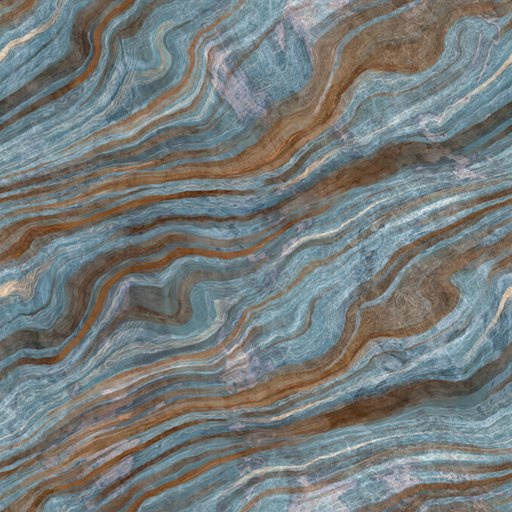
#> input picture assets/tex/lv01.jpg, 512 x 512 px, found by its file name; its folder holds only this picture in this run
$ python build_textures.py
#> lines starting #> are read from the running program, lines starting #| are printed output that depends on the picture
"""
NASA-punk material pass.

Substrate  : painted cream / off-white hardware (#ECE5D6 family)
Structure  : panel seams, rivets, cut plates
Functional : black/white hazard diagonals, checkerboard, grilles, vents
Labels     : small uppercase stencil text (real, legible at texture scale)
Identity   : ONE vivid accent per specimen
Wear       : scratches + faint grime from the downloaded scans

Emits per level:  <lv>_a.jpg albedo
"""
import os, math, random
import numpy as np
from PIL import Image, ImageDraw, ImageFilter, ImageFont

SRC = "assets/tex"
DST = "assets/tex/final"
os.makedirs(DST, exist_ok=True)
TW, TH = 1024, 512

CREAM = "#ECE5D6"

SPECS = [
    dict(id="lv01", base="#E6DFCE", accent="#4C5A68", pat="hexplate", code="P/L 01",  label="BOLT"),
    dict(id="lv02", base="#EFE9DC", accent="#2F6E75", pat="grille",   code="STOW 84S", label="SENSOR"),
    dict(id="lv03", base="#E8E1D0", accent="#D2A85E", pat="cells",    code="REF 12-4", label="BATTERY"),
    dict(id="lv04", base="#F0EADD", accent="#8A8578", pat="rings",    code="GYR-A",    label="GYRO"),
    dict(id="lv05", base="#E2DBC8", accent="#7A7F4E", pat="bands",    code="TANK 5",   label="CANISTER"),
    dict(id="lv06", base="#DCD5C2", accent="#A8432F", pat="nozzle",   code="NO STEP",  label="THRUSTER"),
    dict(id="lv07", base="#EDE7D9", accent="#2B4A7A", pat="radial",   code="ANT 7",    label="ANTENNA"),
    dict(id="lv08", base="#E6DFCE", accent="#C8792B", pat="panelgrid",code="F/T 08",   label="FUEL TANK"),
    dict(id="lv09", base="#E9E3D4", accent="#2F6E75", pat="seams",    code="SM-09",    label="SERVICE MOD"),
    dict(id="lv10", base="#F1EBDE", accent="#D63A2C", pat="tiles",    code="CM-10",    label="COMMAND MOD"),
    dict(id="lv11", base="#F2ECE0", accent="#D63A2C", pat="livery",   code="LV-11",    label="LAUNCH VEH"),
]

def hex2rgb(h):
    h = h.lstrip("#")
    return tuple(int(h[i:i + 2], 16) for i in (0, 2, 4))

def mix(a, b, t):
    return tuple(int(round(a[i] + (b[i] - a[i]) * t)) for i in range(3))

INK = (42, 42, 42)
INK_L = (110, 105, 96)

try:
    FONT = ImageFont.load_default()
except Exception:
    FONT = None

def label(d, x, y, text, fill=INK, anchor="la"):
    """small uppercase stencil mark"""
    if FONT:
        d.text((x, y), text.upper(), font=FONT, fill=fill, anchor=anchor)

def rivet(d, x, y, r=3, tone=(197, 191, 175)):
    d.ellipse([x - r, y - r, x + r, y + r], fill=tone, outline=(150, 145, 132))
    d.ellipse([x - r + 1, y - r + 1, x + r - 2, y + r - 2], fill=mix(tone, (255, 255, 255), .45))

def hazard_band(d, x0, y0, w, h, c1=(28, 28, 28), c2=(240, 238, 230), step=14):
    """black/white diagonal warning stripes"""
    d.rectangle([x0, y0, x0 + w, y0 + h], fill=c2)
    d.save if False else None
    # clip manually by drawing diagonals inside the band
    n = int((w + h) / step) + 2
    for i in range(-1, n):
        xs = x0 + i * step
        poly = [(xs, y0 + h), (xs + step / 2, y0 + h), (xs + step / 2 + h, y0), (xs + h, y0)]
        poly = [(min(max(px, x0), x0 + w), min(max(py, y0), y0 + h)) for px, py in poly]
        d.polygon(poly, fill=c1)
    d.rectangle([x0, y0, x0 + w, y0 + h], outline=(90, 86, 78))

def checker(d, x0, y0, w, h, cell=16, c1=(28, 28, 28), c2=(242, 240, 232)):
    d.rectangle([x0, y0, x0 + w, y0 + h], fill=c2)
    for j, yy in enumerate(range(int(y0), int(y0 + h), cell)):
        for i, xx in enumerate(range(int(x0), int(x0 + w), cell)):
            if (i + j) % 2 == 0:
                d.rectangle([xx, yy, min(xx + cell, x0 + w), min(yy + cell, y0 + h)], fill=c1)

def scratches(d, rnd, n, w, h, tone):
    for _ in range(n):
        x, y = rnd.uniform(0, w), rnd.uniform(0, h)
        a = rnd.uniform(0, math.tau)
        L = rnd.uniform(20, 150)
        d.line([(x, y), (x + math.cos(a) * L, y + math.sin(a) * L)],
               fill=tone, width=1)

# ── pattern layer: returns (art RGB, accent-mask RGB) ────────────────
def make_pattern(kind, seed, base, accent, code):
#> called with kind = 'hexplate', seed = 48920, base = '#E6DFCE', accent = '#4C5A68', code = 'P/L 01'
    rnd = random.Random(seed)
    art = Image.new("RGB", (TW, TH), base)
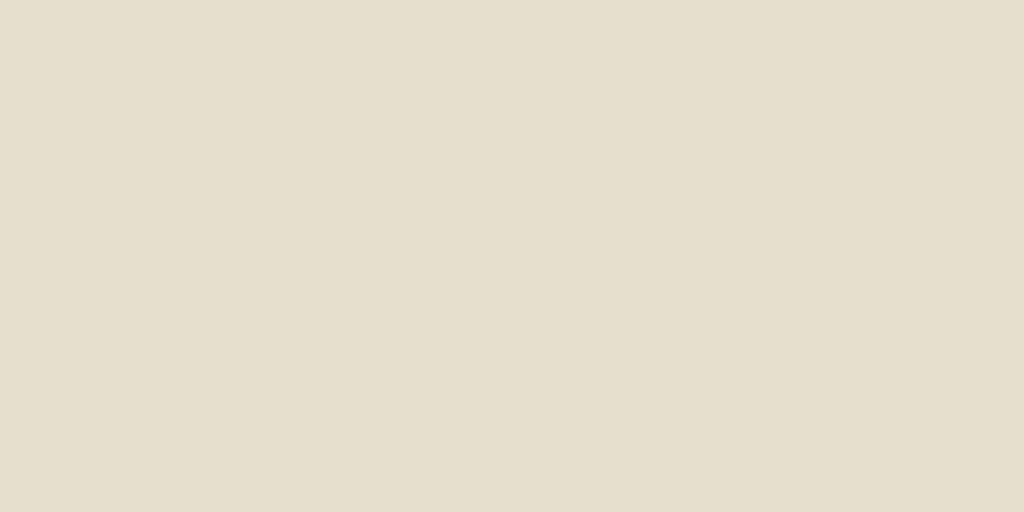
#> art: PIL image 1024x512 RGB; mean R, G, B 230, 223, 206
    acc = Image.new("RGB", (TW, TH), (0, 0, 0))
#> acc: PIL image 1024x512 RGB; every value is 0
    d = ImageDraw.Draw(art)
    da = ImageDraw.Draw(acc)
    A = hex2rgb(accent)
    B = hex2rgb(base)
    shade = lambda f: mix(B, (255, 255, 255) if f > 0 else (0, 0, 0), abs(f) * .5)

    if kind == "hexplate":
        s = 96
        h = s * math.sqrt(3) / 2
        for row in range(-1, int(TH / h) + 2):
            for col in range(-1, int(TW / (s * 1.5)) + 2):
                cx = col * s * 1.5
                cy = row * h + (h / 2 if col % 2 else 0)
                pts = [(cx + s * .52 * math.cos(a), cy + s * .52 * math.sin(a))
                       for a in [math.radians(60 * i) for i in range(6)]]
                d.polygon(pts, fill=shade(rnd.uniform(-.10, .10)), outline=INK_L)
                rivet(d, cx, cy, 4)
        d.rectangle([24, TH - 84, 24 + 190, TH - 40], fill=A)
        label(d, 34, TH - 62, code, (255, 255, 255), "lm")
        label(d, 34, TH - 30, "TORQUE 42 N·m", INK_L, "lm")

    elif kind == "grille":
        for y in range(20, TH - 20, 22):
            d.rectangle([18, y, TW - 18, y + 12], fill=shade(-.28))
            d.rectangle([18, y, TW - 18, y + 12], outline=(120, 116, 106))
        d.rectangle([18, 20, TW - 18, TH - 20], outline=INK_L, width=2)
        for x in range(40, TW - 40, 128):
            rivet(d, x, 32, 3); rivet(d, x, TH - 32, 3)
        d.rectangle([TW - 300, 34, TW - 40, 86], fill=(242, 240, 232), outline=INK_L)
        label(d, TW - 288, 60, code, INK, "lm")
        d.rectangle([40, TH - 96, 40 + 250, TH - 40], fill=A)
        label(d, 52, TH - 68, "THIS SIDE UP", (255, 255, 255), "lm")

    elif kind == "cells":
        for i in range(6):
            x = 30 + i * 165
            d.rectangle([x, 60, x + 130, TH - 60], fill=shade(rnd.uniform(-.06, .10)), outline=INK_L)
            d.rectangle([x + 14, 74, x + 116, TH - 74], outline=(140, 136, 126))
            for k in range(3):
                rivet(d, x + 20 + k * 45, TH - 46, 3)
        hazard_band(d, 30, 22, 300, 26)
        d.rectangle([TW - 260, TH - 92, TW - 40, TH - 40], fill=A)
        label(d, TW - 248, TH - 66, code, (255, 255, 255), "lm")
        label(d, TW - 248, 60, "24V DC", INK_L, "lm")

    elif kind == "rings":
        cx, cy = TW / 2, TH / 2
        for r in range(30, 330, 34):
            d.ellipse([cx - r, cy - r * .58, cx + r, cy + r * .58],
                      outline=INK_L, width=2)
            for a in range(0, 360, 30):
                px = cx + math.cos(math.radians(a)) * r
                py = cy + math.sin(math.radians(a)) * r * .58
                if 0 < px < TW and 0 < py < TH: rivet(d, px, py, 2)
        d.ellipse([cx - 26, cy - 15, cx + 26, cy + 15], fill=A)
        label(d, 36, TH - 40, code, INK, "lm")
        label(d, 36, 30, "SPIN AXIS", INK_L, "lm")

    elif kind == "bands":
        for i, y in enumerate(range(0, TH, 86)):
            d.rectangle([0, y, TW, y + 4], fill=INK_L)
        for i in range(4):
            d.rectangle([60 + i * 250, 120, 60 + i * 250 + 150, 300],
                        fill=shade(-.05), outline=INK_L)
            rivet(d, 60 + i * 250 + 12, 132, 3)
            rivet(d, 60 + i * 250 + 138, 288, 3)
        d.rectangle([0, TH - 70, TW, TH - 30], fill=A)
        label(d, 24, TH - 50, code + "   ·   CAPACITY 12 400 L   ·   " + code, (255, 255, 255), "lm")

    elif kind == "nozzle":
        cx, cy = TW / 2, TH / 2
        for r in range(24, 300, 20):
            d.ellipse([cx - r, cy - r * .62, cx + r, cy + r * .62], outline=INK_L, width=3)
        for a in range(0, 360, 10):
            x1 = cx + math.cos(math.radians(a)) * 60
            y1 = cy + math.sin(math.radians(a)) * 37
            x2 = cx + math.cos(math.radians(a)) * 290
            y2 = cy + math.sin(math.radians(a)) * 180
            if 0 < y2 < TH: d.line([(x1, y1), (x2, y2)], fill=(140, 136, 126), width=1)
        d.ellipse([cx - 60, cy - 37, cx + 60, cy + 37], fill=A)
        hazard_band(d, 20, TH - 60, 420, 28)
        label(d, TW - 40, 34, code, INK, "ra")

    elif kind == "radial":
        cx, cy = TW / 2, TH / 2
        for i in range(48):
            a = i * math.tau / 48
            d.line([(cx + math.cos(a) * 40, cy + math.sin(a) * 40),
                    (cx + math.cos(a) * TW * .8, cy + math.sin(a) * TH * .95)],
                   fill=(150, 146, 136), width=4)
        for r in (70, 150, 230):
            d.ellipse([cx - r, cy - r * .6, cx + r, cy + r * .6], outline=INK_L, width=2)
        d.ellipse([cx - 34, cy - 20, cx + 34, cy + 20], fill=A)
        label(d, 30, 30, code, INK, "la")
        label(d, 30, TH - 34, "GAIN 42 dB", INK_L, "la")

    elif kind == "panelgrid":
        for x in range(0, TW, 128):
            d.line([(x, 0), (x, TH)], fill=INK_L, width=3)
            for y in range(24, TH, 64): rivet(d, x + 12, y, 3)
        for y in range(0, TH, 128):
            d.line([(0, y), (TW, y)], fill=INK_L, width=3)
        checker(d, 128, 128, 128, 64, 16)
        checker(d, TW - 256, TH - 192, 128, 64, 16)
        d.rectangle([0, TH - 56, TW, TH - 20], fill=A)
        label(d, 20, TH - 38, code + "  ·  PRESSURIZED  ·  NO STEP", (255, 255, 255), "lm")

    elif kind == "seams":
        for x in range(0, TW, 170):
            d.rectangle([x, 0, x + 6, TH], fill=INK_L)
            for y in range(30, TH - 20, 56): rivet(d, x + 20, y, 3)
        for y in range(70, TH, 110):
            for x in range(40, TW, 170):
                for k in range(6):
                    d.ellipse([x + k * 12, y, x + k * 12 + 7, y + 7], fill=(140, 136, 126))
        d.rectangle([40, 26, 40 + 200, 76], fill=A)
        label(d, 52, 51, code, (255, 255, 255), "lm")
        label(d, 40, TH - 34, "ACCESS PANEL", INK_L, "la")

    elif kind == "tiles":
        for j, y in enumerate(range(0, TH, 32)):
            for i, x in enumerate(range(0, TW, 32)):
                v = rnd.uniform(-.16, .16)
                d.rectangle([x + 1, y + 1, x + 30, y + 30], fill=shade(v), outline=(160, 156, 146))
        hazard_band(d, 0, TH - 54, TW, 30, step=18)
        d.rectangle([TW // 2 - 150, 26, TW // 2 + 150, 96], fill=A)
        label(d, TW // 2, 61, code, (255, 255, 255), "mm")

    elif kind == "livery":
        d.rectangle([0, 96, TW, 108], fill=INK)
        d.rectangle([0, 116, TW, 124], fill=A)
        checker(d, 0, 150, 320, 44, 22)
        checker(d, TW - 320, TH - 210, 320, 44, 22)
        d.rectangle([60, 200, 60 + 380, 300], fill=A)
        label(d, 250, 250, code, (255, 255, 255), "mm")
        label(d, 40, 60, "LAUNCH VEHICLE  ·  STAGE 1", INK, "la")
        label(d, TW - 40, TH - 40, "THIS SIDE UP  ·  NO STEP", INK, "ra")
        hazard_band(d, TW - 240, 24, 216, 26, step=13)

    # universal wear + panel borders
    scratches(d, rnd, 90, TW, TH, (150, 146, 136))
    scratches(d, rnd, 40, TW, TH, (250, 248, 242))
    d.rectangle([0, 0, TW - 1, TH - 1], outline=INK_L, width=3)
    return art, acc

# ── build ───────────────────────────────────────────────────────────
def build(spec):
    lid = spec["id"]
    rnd = random.Random(abs(hash(lid)) % 99991)

    art, acc = make_pattern(spec["pat"], abs(hash(lid)) % 99991, spec["base"], spec["accent"], spec["code"])
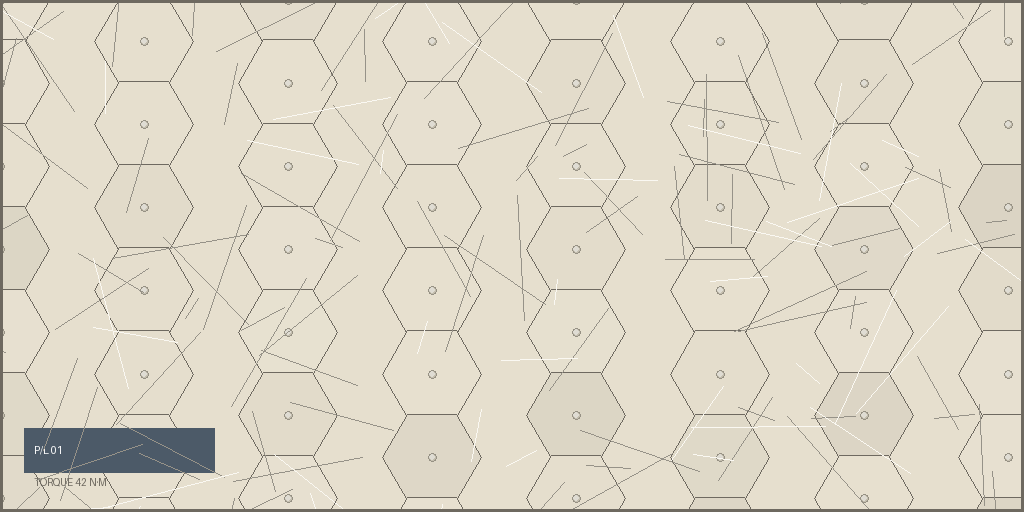
#> art: PIL image 1024x512 RGB; mean R, G, B 221.4, 215, 199.1

    a = np.asarray(art, dtype=np.float32) / 255.0

    # faint grime / surface noise from the downloaded scans (keeps the
    # photographic substrate that real hardware photos provide)
    src = os.path.join(SRC, lid + ".jpg")
    if os.path.exists(src):
        lum = np.asarray(Image.open(src).convert("L").resize((TW, TH), Image.LANCZOS),
                         dtype=np.float32) / 255.0
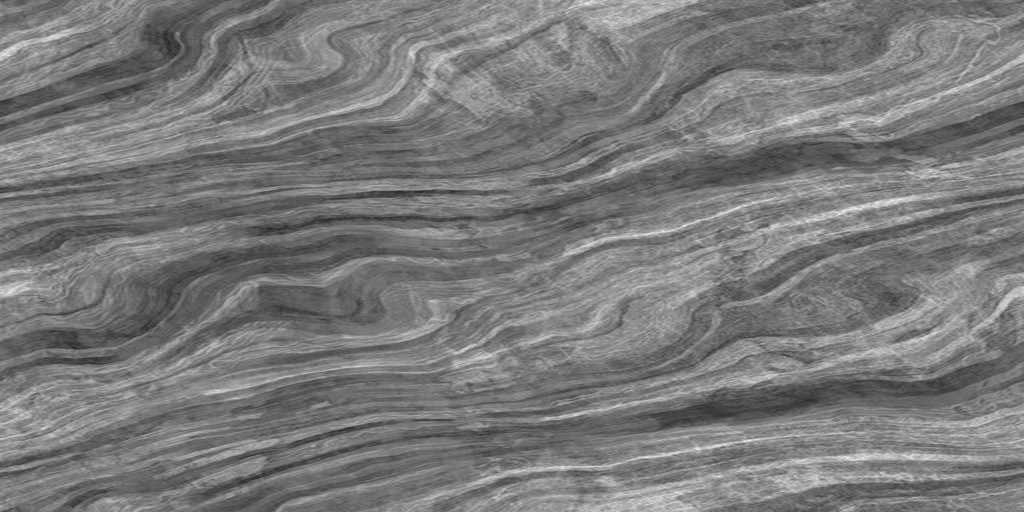
#> lum: shape (512, 1024) float32; min 0.153, max 0.949, mean 0.476
        lum = (lum - lum.mean()) * 0.55 + 0.5
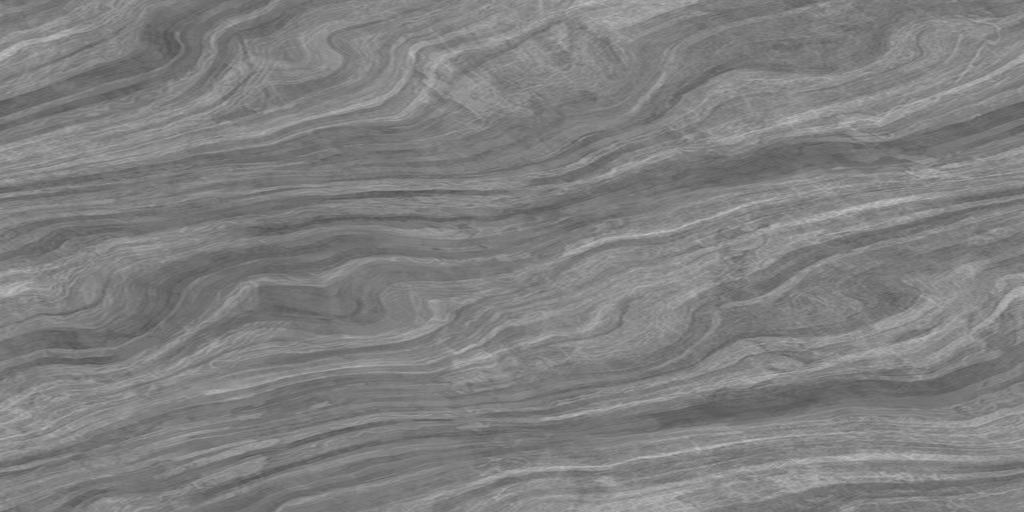
#> lum: shape (512, 1024) float32; min 0.322, max 0.76, mean 0.5
        a = np.clip(a * (1.0 + (lum[..., None] - 0.5) * 0.22), 0, 1)

    # soft studio shading + paper-thin vignette (light language, not neon)
    xx = (np.arange(TW)[None, :, None] / TW - .5) * 2
    yv = (np.arange(TH)[:, None, None] / TH - .5) * 2
    a *= (1.0 - 0.10 * np.clip(xx ** 2 * .6 + yv ** 2 * .8, 0, 1))
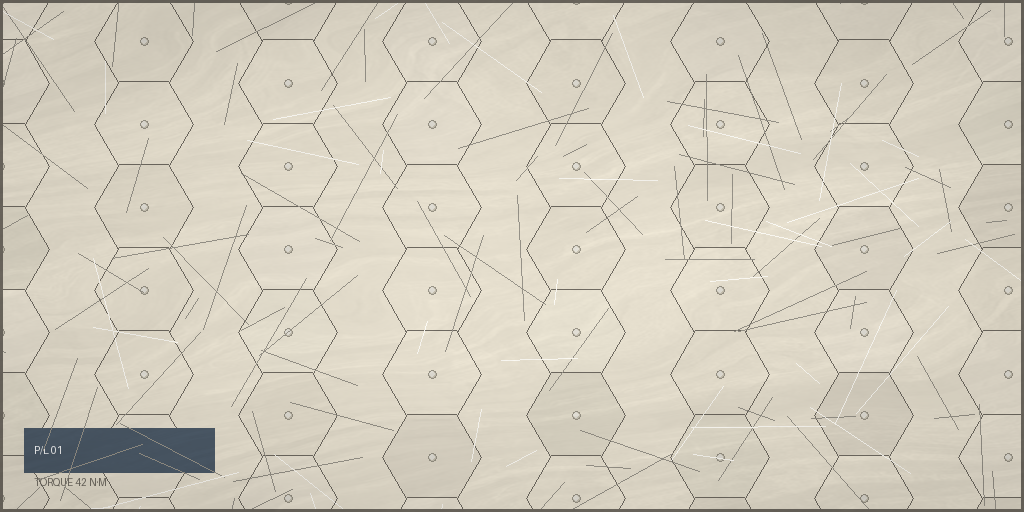
#> a: shape (512, 1024, 3) float32; mean R, G, B 0.829, 0.805, 0.745

    albedo = Image.fromarray((np.clip(a, 0, 1) * 255).astype(np.uint8), "RGB")
    albedo = albedo.filter(ImageFilter.GaussianBlur(0.4))
    albedo.save(os.path.join(DST, lid + "_a.jpg"), "JPEG", quality=92, optimize=True)

    # no emissive map is written: NASA-punk has no neon, and the accent
    # already lives in the albedo as painted hardware.
    return lid

if __name__ == "__main__":
    for s in SPECS:
        build(s)
        print("built", s["id"], s["pat"], s["label"], flush=True)
    print("DONE ->", DST)
